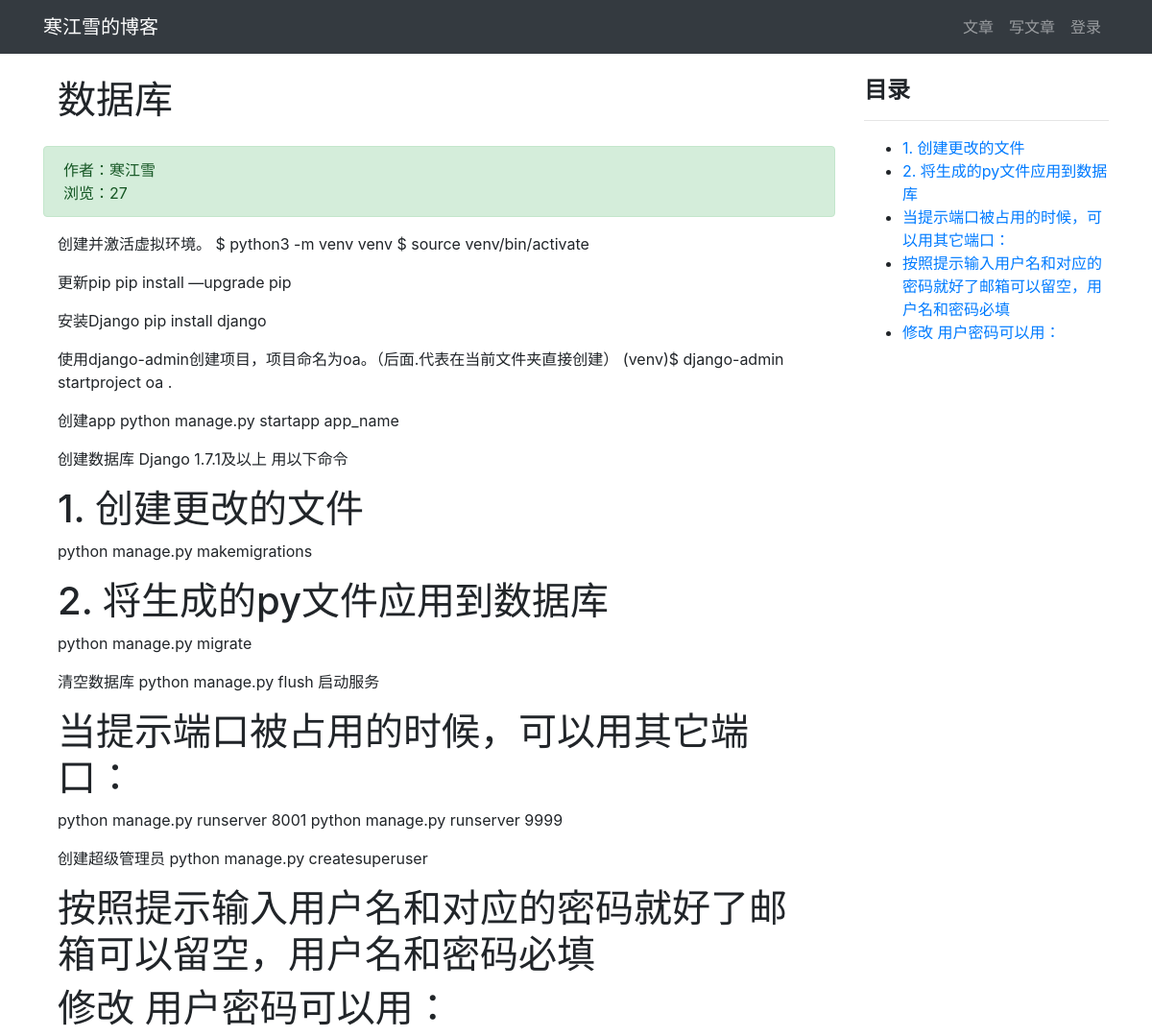
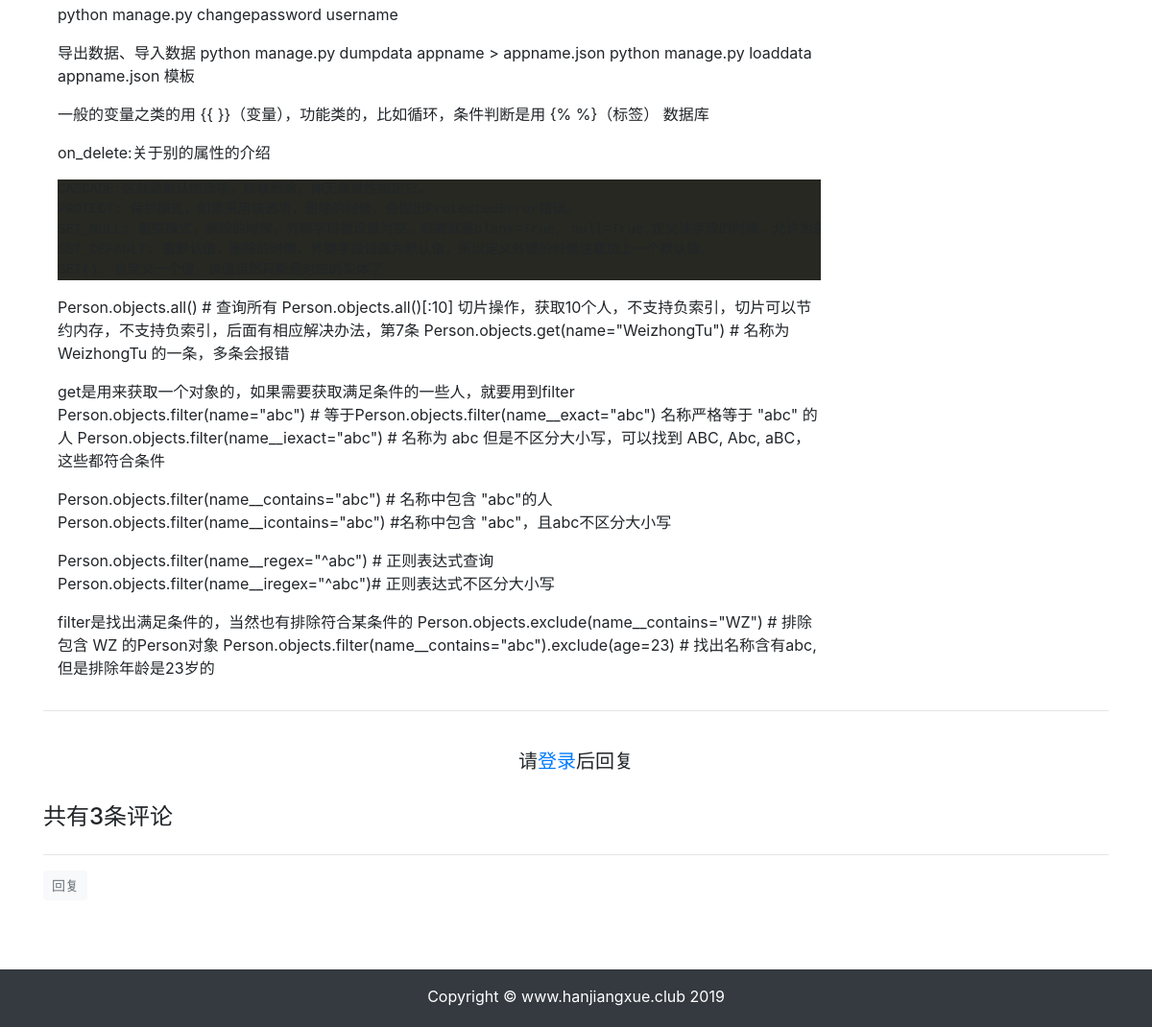
The app's page /article/article-detail/22/ with its own data (2 pictures, top to bottom).
### article/models.py (models this page shows, shortened)
class ArticlePost(models.Model):
    author = models.ForeignKey(User, on_delete=models.CASCADE, verbose_name='文章')
    column = models.ForeignKey(ArticleColumn, null=True, blank=True, on_delete=models.CASCADE, related_name='article',
                               verbose_name='栏目')
    tags = TaggableManager(blank=True)
    avatar = models.ImageField(upload_to='article/%Y%m%d',blank=True)
    def save(self, *args, **kwargs):
        article = super(ArticlePost, self).save(*args, **kwargs)
        return article
    title = models.CharField(max_length=100, verbose_name='标题')
    body = models.TextField(verbose_name='正文')
    total_views = models.PositiveIntegerField(default=0,verbose_name='浏览量')
    created_time = models.DateTimeField(default=timezone.now, verbose_name='创建时间')
    update_time = models.DateTimeField(auto_now=True, verbose_name='更新时间')
    class Meta:
        ordering = ('-created_time',)  # 注意这里是元组（Tuple）
        verbose_name = "文章"
        verbose_name_plural = '文章'

### article/views.py (the view)
# urls.py: path('article-detail/<int:pk>/', views.article_detail, name='article_detail'),
def article_detail(request, pk):
    article = ArticlePost.objects.get(pk=pk)
    comments = Comment.objects.filter(article=pk)
    article.total_views += 1
    article.save(update_fields=['total_views'])
    comment_form = CommentForm()
    md = markdown.Markdown(
        extensions=[
            'markdown.extensions.extra',
            'markdown.extensions.codehilite',
            'markdown.extensions.toc',
        ]
    )
    article.body = md.convert(article.body)
    context = {'article': article, 'toc': md.toc, 'comments': comments, 'comment_form': comment_form}
    return render(request, 'article/detail.html', context)

### templates/article/detail.html (shortened to what this page needs)
{% extends 'base.html' %}
{% load staticfiles %}
{% load mptt_tags %}
{% block content %}
<link rel="stylesheet" href="{% static 'prism/prism.css' %}">
 <div class="container">
        <div class="row">
            <div class="col-9">
                <h1 class="col-12 mt-4 mb-4">{{ article.title }}</h1>
                <div class="col-12 alert alert-success">
                    <div>
                        作者：{{ article.author }}
                    </div>
                <div>
                    浏览：{{ article.total_views }}
                </div>
                </div>
                <div class="col-12">
                    <p>{{ article.body|safe }}</p>
                </div>
            </div>
            <div class="col-3 mt-4 sidebar" id="sidebar">
                <div class="sidebar__inner">
                     <h4><strong>目录</strong></h4>
                    <hr>
                    <div>
                    {{ toc|safe }}
                </div>
                </div>
            </div>
        </div>
        <hr>
        {% if user.is_authenticated %}
            <div>
                <form action="{% url 'comment:post_comment' article.pk %}" method="post">
                    {% csrf_token %}
                    <div class="form-group">
                        <label for="body"><strong>我也要评论：</strong></label>
                        <div>
                            {{ comment_form.media }}
                            {{ comment_form.body }}
                        </div>
                    </div>
                    <button type="submit" class="btn btn-primary">发送</button>
                </form>
            </div>
            <br>
        {% else %}
            <br>
            <h5 class="row justify-content-center">请<a href="{% url 'userprofile:login' %}">登录</a>后回复</h5>
            <br>
        {% endif %}
        <h4>共有{{ comments.count }}条评论</h4>
<div class="row">
    {% recursetree comments %}
        {% with comment=node %}
            <div class="{% if comment.reply_to %}
                        offset-1 col-11
                        {% else %}
                        col-12
                        {% endif %}"
            >
                <hr>
                <div>
                    {% if user.is_authenticated %}
                    <button type="button"
                            class="btn btn-light btn-sm text-muted"
                            onclick="load_modal({{ article.id }}, {{ comment.id }})"
                            >
                        回复
                    </button>
                    {% else %}
                    <a class="btn btn-light btn-sm text-muted"
                       href="{% url 'userprofile:login' %}"
                       >
                        回复
                    </a>
                    {% endif %}
                </div>
            </div>
        {% endwith %}
    {% endrecursetree %}
</div>
 </div>
{% endblock content %}

### static/md_css/monokai.css (style rules this page uses)
.codehilite { background: #272822; color: #f8f8f2 }

### templates/article/detail.html (style rules this page uses)
.sidebar { will-change: min-height; }
.sidebar__inner { transform: translate(0, 0); transform: translate3d(0, 0 ,0); will-change: position, transform; }

### templates/base.html (style rules this page uses)
html, body { height: 100%; margin: 0; }

### records on screen
ArticlePost: title "数据库", author "寒江雪", total_views "27", body "创建并激活虚拟环境。 $ python3 -m venv venv $ source venv/bin/activate 更新pip pip install —upgrade pip 安装Django pip install django 使用django-admin创建项目，项目命名为oa。（后面.代表在当前文件夹直接创建） (venv)$ django-admin startproject oa . 创建app python manage.py startapp app_name 创建数据库 Django 1.7.1及以上 用以下命令 1. 创建更改的文件 python manage.py makemigrations 2. 将生成的py文件应用到数据库 python manage.py migrate 清空数据库 python manage.py flush 启动服务 当提示端口被占用的时候，可以用其它端口： python manage.py runserver 8001 python manage.py runserver 9999 创建超级管理员 python manage.py createsuperuser 按照提示输入用户名和对应的密码就好了邮箱可以留空，用户名和密码必填 修改 用户密码可以用： python manage.py changepassword username 导出数据、导入数据 python manage.py dumpdata appname > appname.json python manage.py loaddata…"

### other values on screen
{{ toc|safe }} "1. 创建更改的文件 2. 将生成的py文件应用到数据库 当提示端口被占用的时候，可以用其它端口： 按照提示输入用户名和对应的密码就好了邮箱可以留空，用户名和密码必填 修改 用户密码可以用："
{{ comments.count }} "3"
